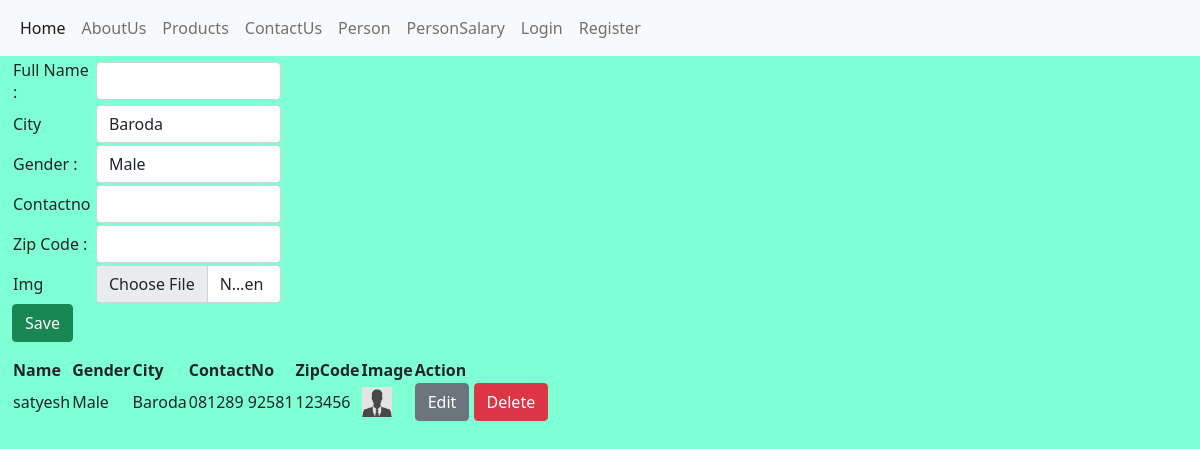
Before: /user-url/person/ with the older database file.
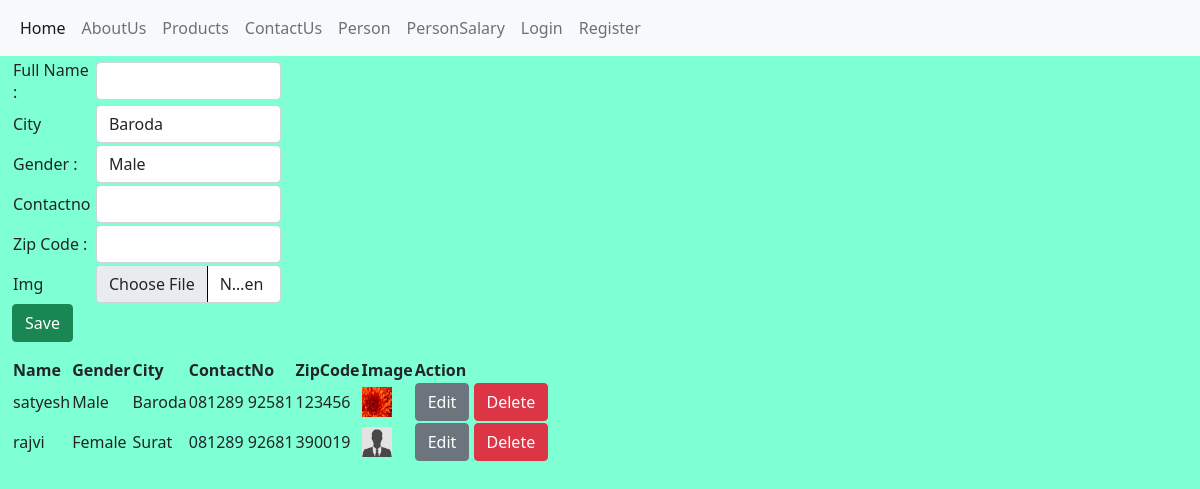
After: the same page with the newer database file.
### myapp/models.py (models this page shows, shortened)
class Person(models.Model):
    name = models.CharField("Full Name :",max_length=200,null=True)
    GENDER = (
        ('Male','Male'),
        ('Female','Female'),
        ('Others','Others')
    )
    gender = models.CharField(max_length=10, choices=GENDER, default='Male',verbose_name="Gender :")
    CITY = (
        ('','Select'),
        ('Baroda','Baroda'),
        ('Surat','Surat'),
        ('Ahmedabad','Ahmedabad')
    )
    city = models.CharField(max_length=100,choices =CITY, default='Baroda',verbose_name="City")
    contactno = PhoneNumberField(unique=True)
    zipcode = models.IntegerField(null=True,verbose_name="Zip Code :")
    img = models.ImageField(null=True, blank=True)
    def ImageUrl(self):
        try:
            url = '/static/images/' + self.img.url
        except:
            url ='/static/images/noimg.jpg'
        return url

### myapp/views.py (the view)
# urls.py: path("person/",PersonFunction, name='personpage'),
def PersonFunction(req):
    form = PersonForm()
    formdata = Person.objects.all()
    if req.method == 'POST':
        form = PersonForm(req.POST,req.FILES)
        if form.is_valid():
            form.save()
            form = PersonForm()
            messages.success(req,'Person Data is Saved!')
    context = {
        'forms' : form,
        'datas' : formdata
    }
    return render(req,'person.html',context)

### myapp/forms.py
class PersonForm(ModelForm):
    class Meta:
        model = Person
        fields = '__all__'
        widgets = {
            'img': forms.FileInput
        }

### myapp/templates/person.html (shortened to what this page needs)
{% extends 'index.html' %}
{% block contents %}
   <div class='row'>
       <div class='col-md-3'>
           <form method='post' enctype='multipart/form-data' novalidate>
                <table>
                    <tr>
                        <td colspan="2">{{forms.errors}}</td>
                    </tr>
                    <tr>
                        <td>{{forms.name.label}}</td>
                        <td>{{forms.name}}</td>
                    </tr>
                    <tr>
                        <td>{{forms.city.label}}</td>
                        <td>{{forms.city}}</td>
                    </tr>
                    <tr>
                        <td>{{forms.gender.label}}</td>
                        <td>{{forms.gender}}</td>
                    </tr>
                    <tr>
                        <td>{{forms.contactno.label}}</td>
                        <td>{{forms.contactno}}</td>
                    </tr>
                    <tr>
                        <td>{{forms.zipcode.label}}</td>
                        <td>{{forms.zipcode}}</td>
                    </tr>
                    <tr>
                        <td>{{forms.img.label}}</td>
                        <td>{{forms.img}}</td>
                    </tr>
                </table>
                <button type='submit' class='btn btn-success'>Save</button>
            </form>
        </div>
    </div>
    <div class="row">
       <div class="col-md-12">
            <table>
                <tr>
                    <th>Name</th>
                    <th>Gender</th>
                    <th>City</th>
                    <th>ContactNo</th>
                    <th>ZipCode</th>
                    <th>Image</th>
                    <th>Action</th>
                </tr>
                {% for data in datas %}
                    <tr>
                        <td>{{data.name}}</td>
                        <td>{{data.gender}}</td>
                        <td>{{data.city}}</td>
                        <td>{{data.contactno}}</td>
                        <td>{{data.zipcode}}</td>
                        <td><img src='{{data.ImageUrl}}' width="30px" height="30px"/></td>
                        <td>
                            <a href="{% url 'personeditepage' data.id %}"><button type='submit' class='btn btn-secondary'>Edit</button></a>
                            <a href="{% url 'persondeletepage' data.id %}" onclick="return confirm('Are you sure to Delete?')" ><button type='submit' class='btn btn-danger'>Delete</button></a>
                        </td>
                    </tr>
                {% endfor %}
            </table>
       </div>
   </div>
{% endblock %}

### myapp/templates/index.html (shortened to what this page needs)
{% load static %}
<html>
    <head>
        <link href="https://cdn.jsdelivr.net/npm/bootstrap@5.0.0-beta1/dist/css/bootstrap.min.css" rel="stylesheet">
        <link rel="stylesheet" href="{% static 'css/custom.css' %}">
    </head>
    <body>
        {% include 'navbar.html' %}
        <div class="container-fluid">
            <div class="row">
                 {% block contents %}{% endblock %}
            </div>
        </div>
    </body>
</html>

### myapp/templates/navbar.html
<nav class="navbar navbar-expand-lg navbar-light bg-light">
    <div class="container-fluid">
      <div class="collapse navbar-collapse" id="navbarNav">
        <ul class="navbar-nav">
          <li class="nav-item">
            <a class="nav-link active" aria-current="page" href="{% url 'homepage' %}">Home</a>
          </li>
          <li class="nav-item">
            <a class="nav-link" href="{% url 'aboutuspage' %}">AboutUs</a>
          </li>
          <li class="nav-item">
            <a class="nav-link" href="{% url 'productpage' %}">Products</a>
          </li>
          <li class="nav-item">
            <a class="nav-link" href="{% url 'contactus' %}">ContactUs</a>
          </li>
          <li class="nav-item">
            <a class="nav-link" href="{% url 'personpage' %}">Person</a>
          </li>
          <li class="nav-item">
            <a class="nav-link" href="{% url 'personsalarypage' %}">PersonSalary</a>
          </li>
          {% if request.session.uName is not None %}
            <li class="nav-item">
              <a class="nav-link" href="{% url 'logout' %}">Logout</a>
            </li>
          {% else %}
            <li class="nav-item">
              <a class="nav-link" href="{% url 'loginpage' %}">Login</a>
            </li>
            <li class="nav-item">
              <a class="nav-link" href="{% url 'userregisterpage' %}">Register</a>
            </li>
          {% endif %}
        </ul>
      </div>
    </div>
  </nav>

### myapp/static/css/custom.css (style rules this page uses)
body { background-color:aquamarine; }

Changed rows visible on the page:
changed Person "satyesh": ImageUrl: picture added in place of a placeholder
added Person: name "rajvi", gender "Female", city "Surat", contactno "081289 92681", zipcode "390019"
